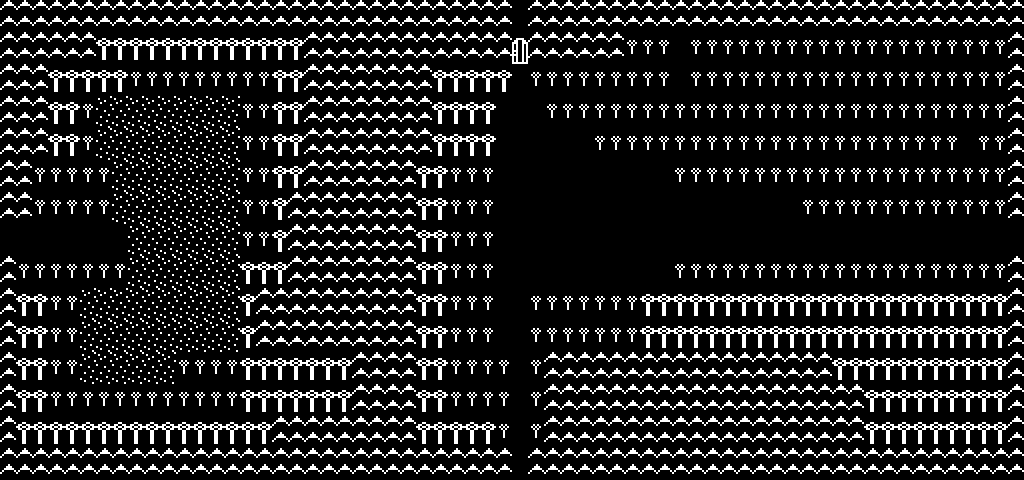

A level layout from a 2D game, rendered from its tile map. Below: a short description, then the map file with tile-grid data replaced by summaries:
An orthogonal 64x15 tile map with 16x32 px tiles, 1 tile layer (Map9).

<map version="1.0" orientation="orthogonal" width="64" height="15" tilewidth="16" tileheight="32">
 <tileset firstgid="1" name="tileset15" tilewidth="16" tileheight="32">
  <image source="../res/tileset15.png" width="240" height="32" />
  <tile id="0">
   <properties>
    <property name="type" value="NULL" />
   </properties>
  </tile>
  <tile id="1">
   <properties>
    <property name="type" value="BRICK" />
   </properties>
  </tile>
  <tile id="2">
   <properties>
    <property name="type" value="WOODS" />
   </properties>
  </tile>
  <tile id="3">
   <properties>
    <property name="type" value="MOUNTAIN1" />
   </properties>
  </tile>
  <tile id="4">
   <properties>
    <property name="type" value="PATH" />
   </properties>
  </tile>
  <tile id="5">
   <properties>
    <property name="type" value="SWAMP" />
   </properties>
  </tile>
  <tile id="6">
   <properties>
    <property name="type" value="TOWN" />
   </properties>
  </tile>
  <tile id="7">
   <properties>
    <property name="type" value="CHARACTER" />
   </properties>
  </tile>
  <tile id="8">
   <properties>
    <property name="type" value="ICHARACTER" />
   </properties>
  </tile>
  <tile id="9">
   <properties>
    <property name="type" value="GATE" />
   </properties>
  </tile>
  <tile id="10">
   <properties>
    <property name="type" value="MAPEDGE" />
   </properties>
  </tile>
  <tile id="11">
   <properties>
    <property name="type" value="PORTAL" />
   </properties>
  </tile>
  <tile id="12">
   <properties>
    <property name="type" value="FOREST" />
   </properties>
  </tile>
  <tile id="13">
   <properties>
    <property name="type" value="MOUNTAIN2" />
   </properties>
  </tile>
  <tile id="14">
   <properties>
    <property name="type" value="LAMP" />
   </properties>
  </tile>
 </tileset>
 <layer name="Map9" width="64" height="15">
  <data>[960 cells, 960 non-empty, 8 distinct tile ids]</data>
 </layer>
</map>
